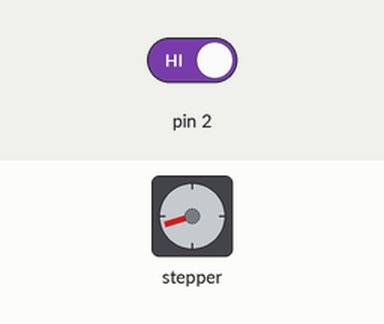
The sketch below on a simulated Arduino Uno, built with avr-gcc and run on an emulated ATmega328P. On the bench: stepper motor. The inputs (shaded band) are chosen by the test bench; at power-on: pin 2 HIGH. Stepper angles assume 50 steps per turn.

Above: at 1.2 s.
1.3 s: pin 2 driven LOW
At 1.68 s:
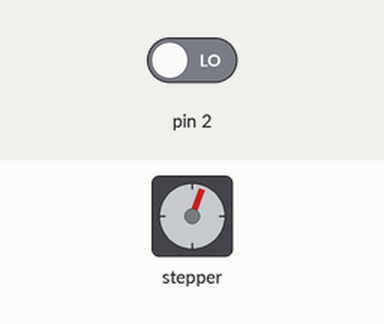
4.3 s: pin 2 driven HIGH
At 4.47 s:
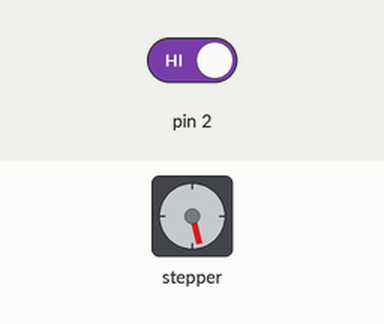
7.3 s: pin 2 driven LOW
At 9.2 s:
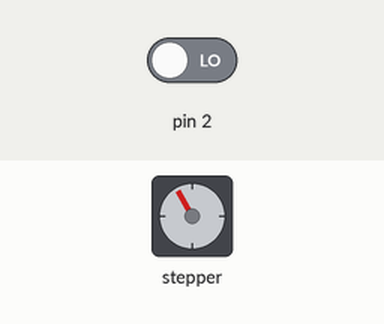
13.3 s: pin 2 driven HIGH
16.3 s: pin 2 driven LOW
Timing chart, 0 to 20.3 s (numbered marks = the images above; inputs shaded):
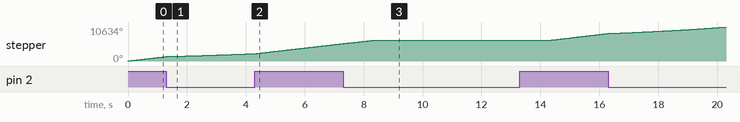

The sketch:

step_motor.ino
```cpp
/* Contrôle Moteur pas à pas
   Un tour dans un sens puis un tour dans l’autre sens
*/

#include <Stepper.h>

// définit le nombre de pas pour un tour complet
const int nbr_pas = 50;

// initialise la librairie sur les broches 8, 9, 10 et 11
Stepper mon_moteur(nbr_pas, 8, 9, 10, 11);
  int i=1;
void setup()
{
  // définit la vitesse de rotation à 60 tr/min
  mon_moteur.setSpeed(5); //180
  pinMode(2, INPUT);
}

void loop()
{

  if (!digitalRead(2))
    {
    mon_moteur.setSpeed(i);
    }
    else
    {
    mon_moteur.setSpeed(180);
    }
  mon_moteur.step(nbr_pas/10);
  i=i+1;
  if (i==180)
    {
     i=1;
    }
  // delay(200);

  // tour dans l’autre direction
  // mon_moteur.setSpeed(180);
  // mon_moteur.step(-nbr_pas/10);
  // delay(500);
}
```
